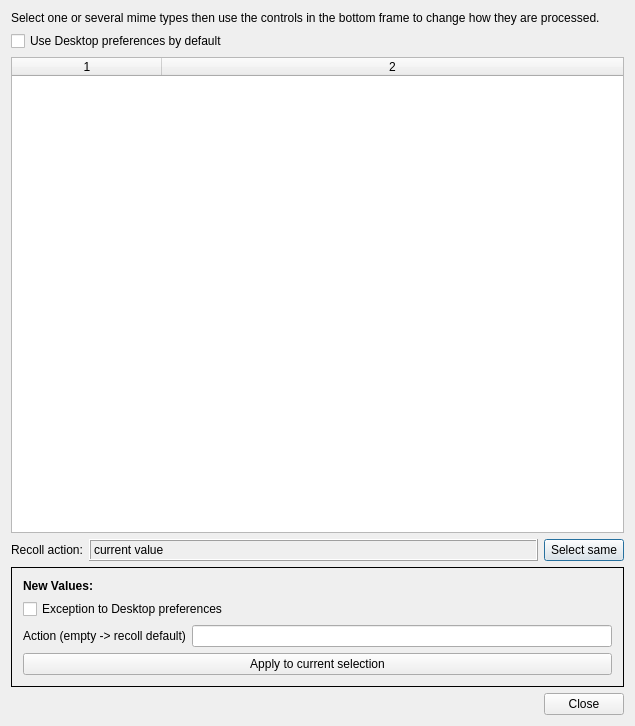
<?xml version="1.0" encoding="UTF-8"?>
<ui version="4.0">
 <class>ViewActionBase</class>
 <widget class="QDialog" name="ViewActionBase">
  <property name="geometry">
   <rect>
    <x>0</x>
    <y>0</y>
    <width>635</width>
    <height>726</height>
   </rect>
  </property>
  <property name="windowTitle">
   <string>Native Viewers</string>
  </property>
  <layout class="QVBoxLayout" name="verticalLayout_3">
   <item>
    <widget class="QLabel" name="textLabel1">
     <property name="text">
      <string>Select one or several mime types then use the controls in the bottom frame to change how they are processed.</string>
     </property>
     <property name="wordWrap">
      <bool>false</bool>
     </property>
    </widget>
   </item>
   <item>
    <widget class="QCheckBox" name="useDesktopCB">
     <property name="text">
      <string>Use Desktop preferences by default</string>
     </property>
    </widget>
   </item>
   <item>
    <widget class="QTableWidget" name="actionsLV">
     <property name="toolTip">
      <string>Select one or several file types, then use the controls in the frame below to change how they are processed</string>
     </property>
     <property name="frameShape">
      <enum>QFrame::StyledPanel</enum>
     </property>
     <property name="frameShadow">
      <enum>QFrame::Sunken</enum>
     </property>
     <property name="editTriggers">
      <set>QAbstractItemView::NoEditTriggers</set>
     </property>
     <property name="selectionMode">
      <enum>QAbstractItemView::ExtendedSelection</enum>
     </property>
     <property name="selectionBehavior">
      <enum>QAbstractItemView::SelectRows</enum>
     </property>
     <property name="showGrid">
      <bool>true</bool>
     </property>
     <property name="sortingEnabled">
      <bool>true</bool>
     </property>
     <property name="columnCount">
      <number>2</number>
     </property>
     <property name="allColumnsShowFocus" stdset="0">
      <bool>true</bool>
     </property>
     <property name="showSortIndicator" stdset="0">
      <bool>true</bool>
     </property>
     <attribute name="horizontalHeaderDefaultSectionSize">
      <number>150</number>
     </attribute>
     <attribute name="horizontalHeaderShowSortIndicator" stdset="0">
      <bool>true</bool>
     </attribute>
     <attribute name="horizontalHeaderStretchLastSection">
      <bool>true</bool>
     </attribute>
     <attribute name="verticalHeaderVisible">
      <bool>false</bool>
     </attribute>
     <column/>
     <column/>
    </widget>
   </item>
   <item>
    <layout class="QHBoxLayout" name="horizontalLayout_3">
     <item>
      <widget class="QLabel" name="label_2">
       <property name="text">
        <string>Recoll action:</string>
       </property>
      </widget>
     </item>
     <item>
      <widget class="QLabel" name="currentLBL">
       <property name="sizePolicy">
        <sizepolicy hsizetype="Preferred" vsizetype="Preferred">
         <horstretch>1</horstretch>
         <verstretch>0</verstretch>
        </sizepolicy>
       </property>
       <property name="frameShape">
        <enum>QFrame::Box</enum>
       </property>
       <property name="frameShadow">
        <enum>QFrame::Raised</enum>
       </property>
       <property name="text">
        <string>current value</string>
       </property>
       <property name="textFormat">
        <enum>Qt::PlainText</enum>
       </property>
       <property name="textInteractionFlags">
        <set>Qt::TextSelectableByKeyboard|Qt::TextSelectableByMouse</set>
       </property>
      </widget>
     </item>
     <item>
       <widget class="QPushButton" name="selSamePB">
         <property name="text">
           <string>Select same</string>
         </property>
       </widget>
     </item>
    </layout>
   </item>
   <item>
    <widget class="QFrame" name="frame">
     <property name="frameShape">
      <enum>QFrame::Box</enum>
     </property>
     <property name="frameShadow">
      <enum>QFrame::Plain</enum>
     </property>
     <layout class="QVBoxLayout" name="verticalLayout_2">
      <item>
       <layout class="QVBoxLayout" name="verticalLayout">
          <item>
           <widget class="QLabel" name="label_new">
            <property name="text">
             <string>&lt;b&gt;New Values:&lt;/b&gt;</string>
            </property>
           </widget>
          </item>
        <item>
         <widget class="QCheckBox" name="setExceptCB">
          <property name="text">
           <string>Exception to Desktop preferences</string>
          </property>
         </widget>
        </item>
        <item>
         <layout class="QHBoxLayout" name="horizontalLayout_2">
          <item>
           <widget class="QLabel" name="label">
            <property name="text">
             <string>Action (empty -&gt; recoll default)</string>
            </property>
           </widget>
          </item>
          <item>
           <widget class="QLineEdit" name="newActionLE"/>
          </item>
         </layout>
        </item>
        <item>
         <widget class="QPushButton" name="chgActPB">
          <property name="text">
           <string>Apply to current selection</string>
          </property>
         </widget>
        </item>
       </layout>
      </item>
     </layout>
    </widget>
   </item>
   <item>
    <layout class="QHBoxLayout" name="horizontalLayout">
     <item>
      <spacer name="horizontalSpacer">
       <property name="orientation">
        <enum>Qt::Horizontal</enum>
       </property>
       <property name="sizeHint" stdset="0">
        <size>
         <width>40</width>
         <height>20</height>
        </size>
       </property>
      </spacer>
     </item>
     <item>
      <widget class="QPushButton" name="closePB">
       <property name="text">
        <string>Close</string>
       </property>
      </widget>
     </item>
    </layout>
   </item>
  </layout>
 </widget>
 <layoutdefault spacing="6" margin="11"/>
 <resources/>
 <connections/>
</ui>
